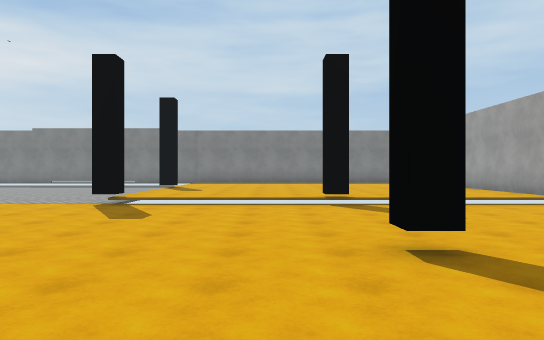
[1] (above)

22 first-person views from a walk through a Unity game level. The camera is 1.5 m above the floor, looks level and sees 70° across. The floor is counted in squares, 2 m on a side. Each view is taken from the middle of a square. On the plan, view 1 faces up. The plan holds only what a view shows up to about 12 squares ahead; the rest is blank. The place goes on beyond the plan. The player character is not drawn. Surface patterns are stand-ins for the level's own textures.

[2]
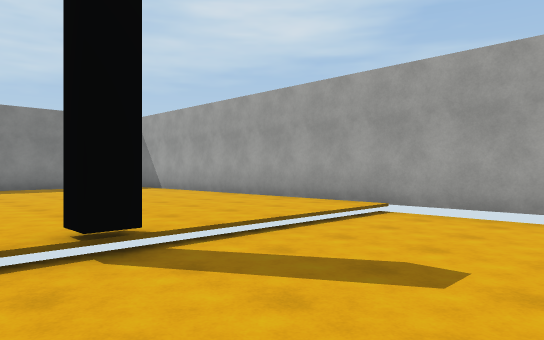

[3]
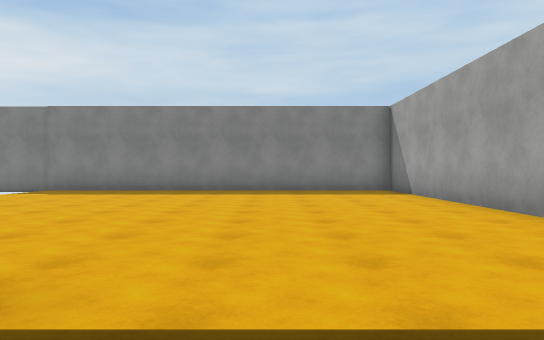

[4]
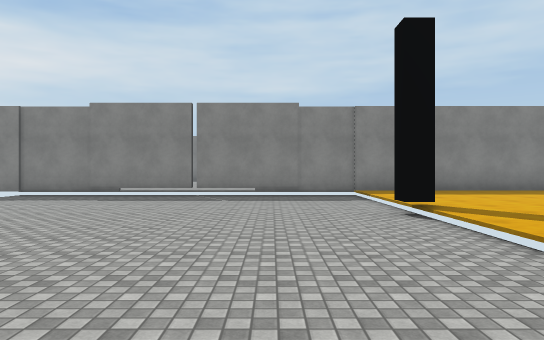

[5]
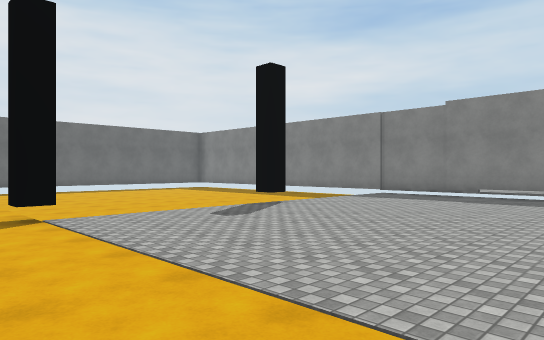

[6]
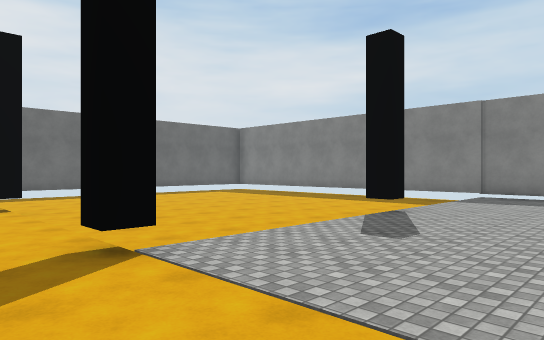

[7]
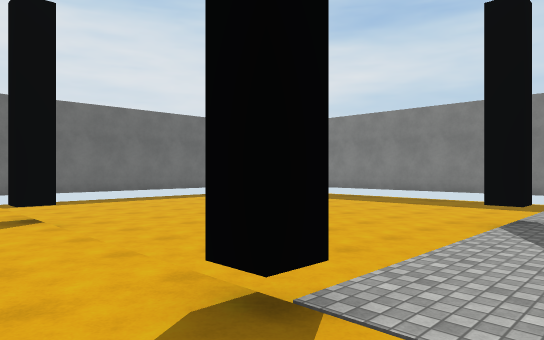

[8]
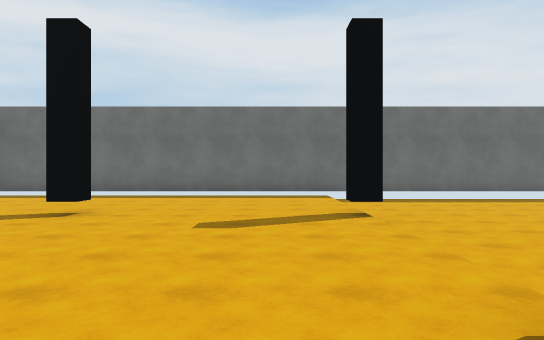

[9]
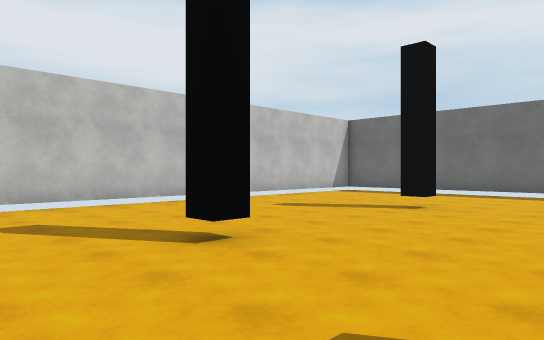

[10]
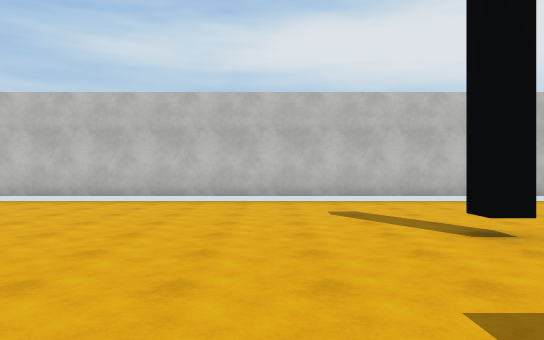

[11]
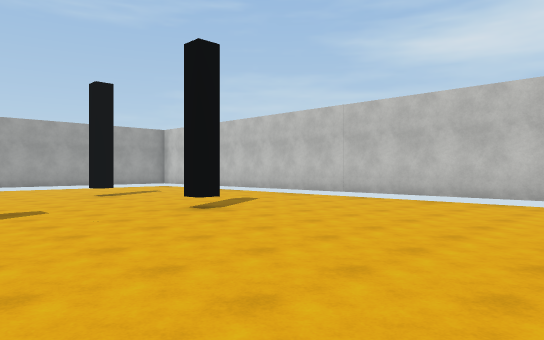

[12]
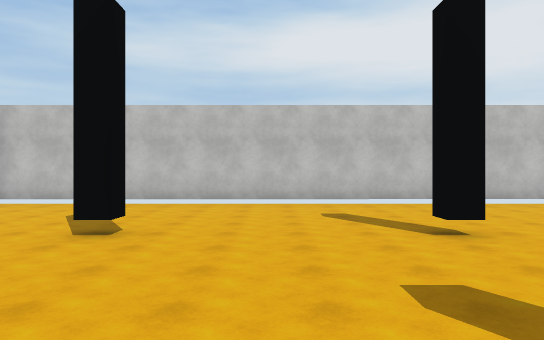

[13]
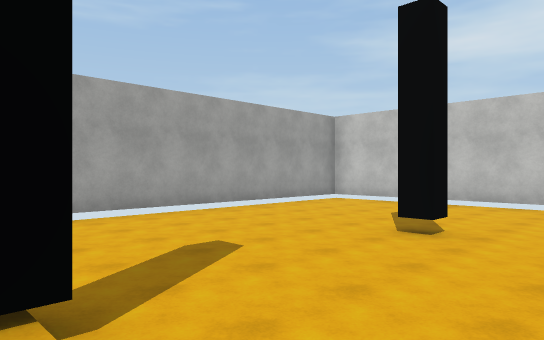

[14]
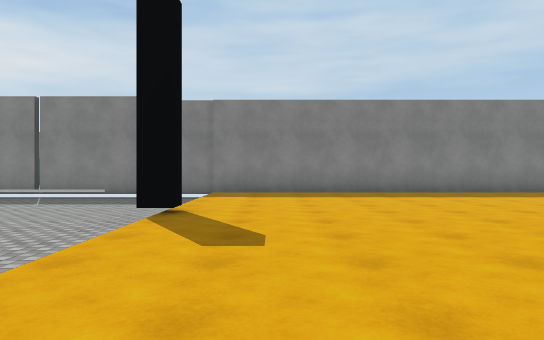

[15]
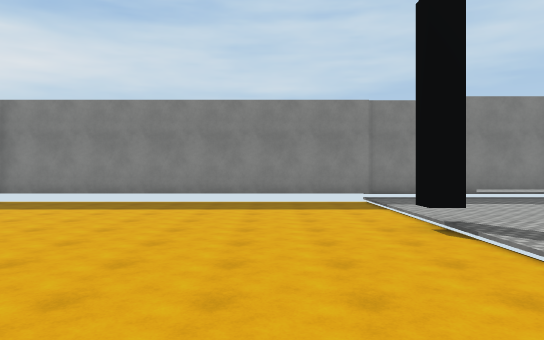

[16]
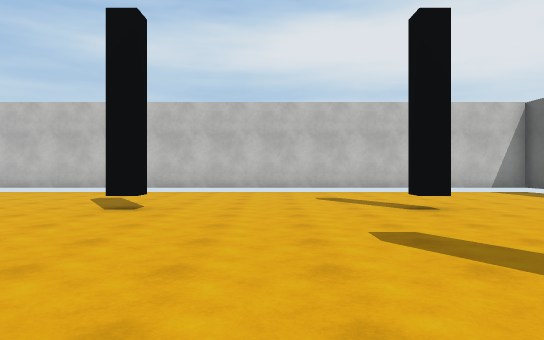

[17]
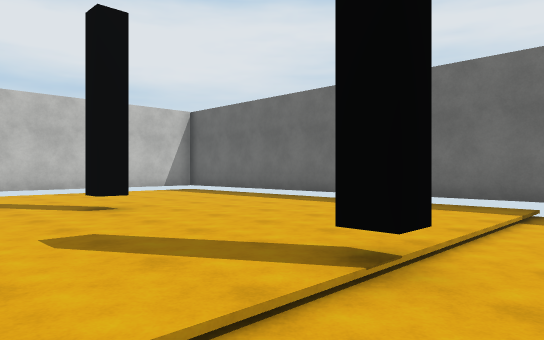

[18]
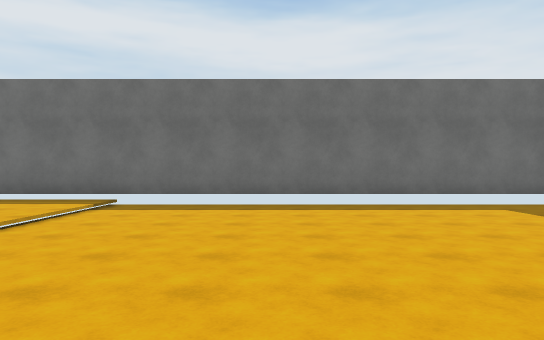

[19]
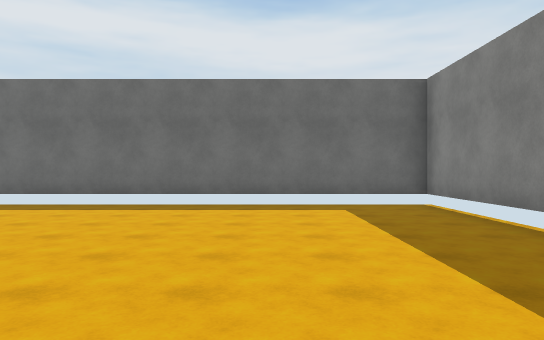

[20]
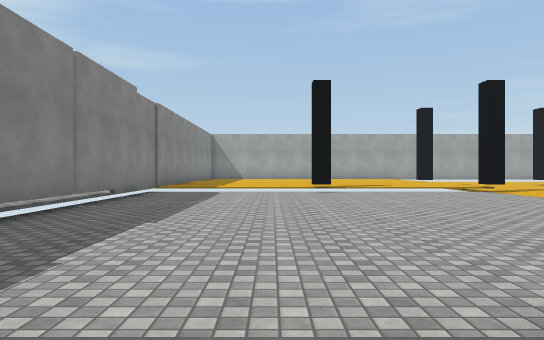

[21]
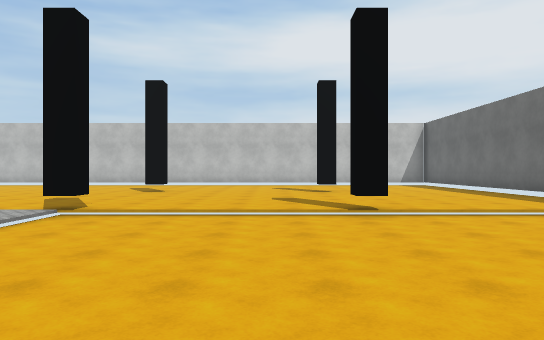

[22]
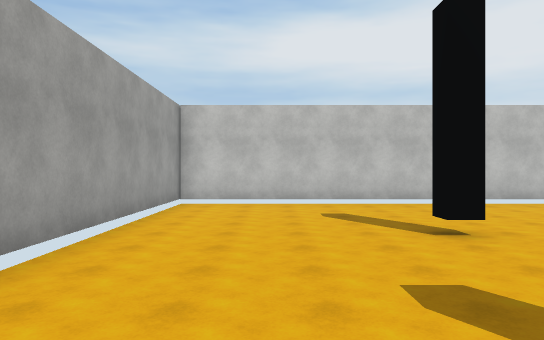

### Floor plan
Key: @ floor where view 1 was taken; # wall or solid block; x gap in a wall; . main floor; : floor 0.25 m higher than the main floor; - floor 0.25 m lower than the main floor.
Columns run from 24 left of view 1 to 7 right of it. Each row starts with its distance up from view 1.
 19 ################x###############
 18 #----------..........::::::::::#
 17 #----------..........::::::::::#
 16 #----------..........::::::::::#
 15 #----------..........::::::::::#
 14 #---------#.........#::::::::::#
 13 #----------..........::::::::::#
 12 #----------..........::::::::::#
 11 #----------..........::::::::::#
 10 #----------..........::::::::::#
  9 #----#-----#........#::::#:::::#
  8 #..............................#
  7 #..............................#
  6 #..............................#
  5 #..............................#
  4 #....#....#.........#....#.....#
  3 #..............................#
  2 #..............................#
  1 #..............................#
  0 #.......................@......#
 -1 #..............................#
 -2 ################################

Where each view was taken, in squares from view 1:
view 1: 0 up, 0 right, facing up
view 2: 5 up, 0 right, facing up-right
view 3: 7 up, 3 right, facing up
view 4: 7 up, 6 left, facing up
view 5: 7 up, 7 left, facing up-left
view 6: 7 up, 10 left, facing up-left
view 7: 7 up, 12 left, facing up-left
view 8: 7 up, 12 left, facing left
view 9: 7 up, 11 left, facing down-left
view 10: 8 up, 11 left, facing down
view 11: 8 up, 10 left, facing down-right
view 12: 9 up, 1 left, facing down
view 13: 9 up, 1 left, facing down-right
view 14: 8 up, 2 left, facing up
view 15: 8 up, 16 left, facing up
view 16: 10 up, 16 left, facing down
view 17: 10 up, 16 left, facing down-left
view 18: 12 up, 15 left, facing left
view 19: 15 up, 15 left, facing left
view 20: 15 up, 15 left, facing right
view 21: 15 up, 17 left, facing down
view 22: 9 up, 4 right, facing down
